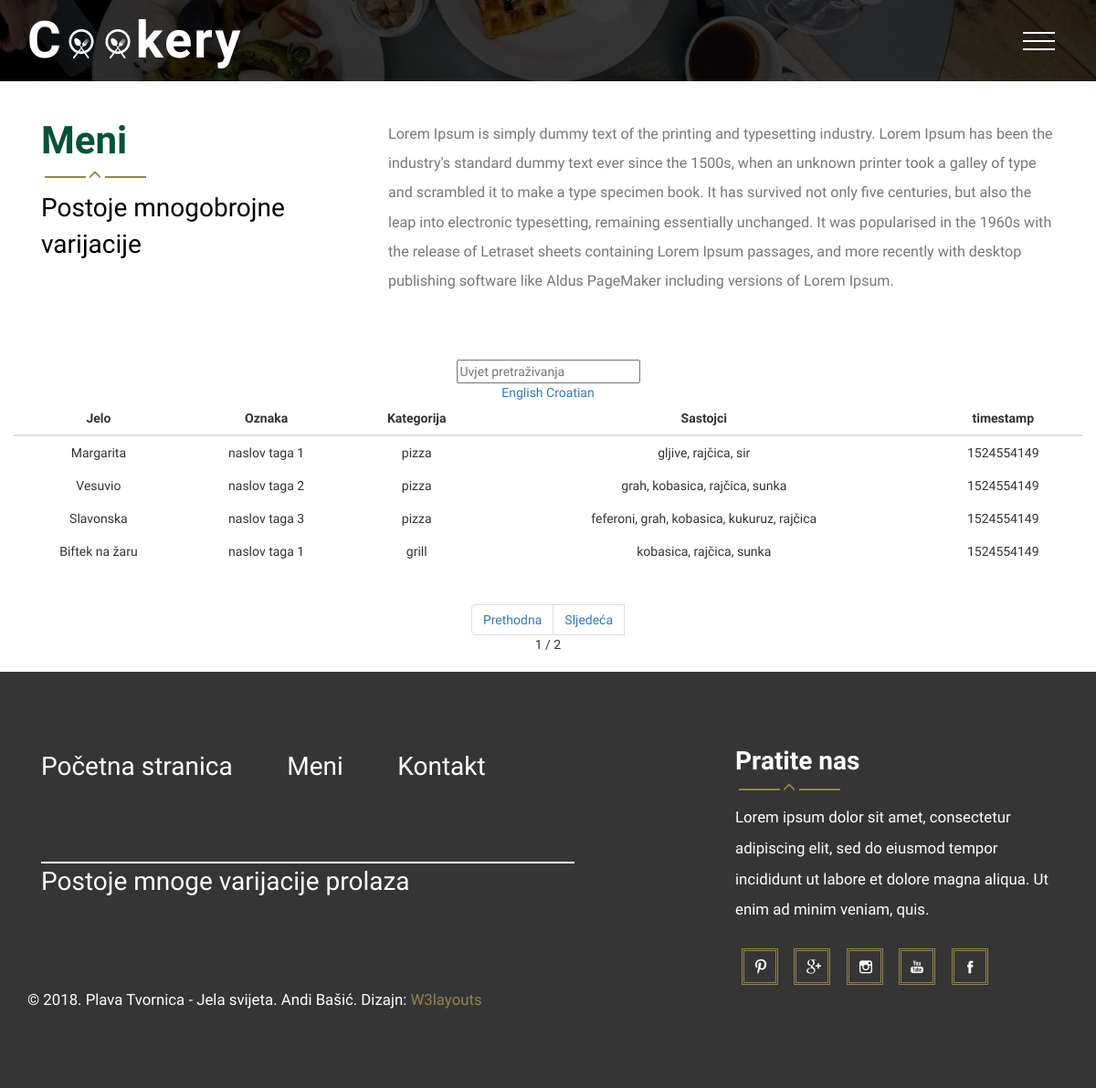
Page /menu.php?lang=hr on the committed database.
### tables this page shows
create table jelo(
sifra int not null primary key auto_increment,
nazivJelo varchar(50) not null,
nazivJelo_en varchar(50) not null,
opis varchar(50),
cijena int,
tag int not null,
status varchar(15) not null default 'created',
vrijeme_kreiranja int not null,
kategorija int null

);

create table tag(
sifra int not null primary key auto_increment,
nazivTag varchar(50) not null,
nazivTag_en varchar(50) not null,
slug varchar(50) not null

);

create table kategorija(
sifra int not null primary key auto_increment,
nazivKategorija varchar(50) not null,
nazivKategorija_en varchar(50) not null,
slug varchar(50) not null

);

### lang/hr.php (called while the page is built)
<?php
$lang=array(
	'hello' => 'Hello',
	'home' => 'Početna stranica',
	'menu' => 'Meni',
	'contact' => 'Kontakt',
	'hello1' => 'Pozdrav i dobrodošli na Jela Svijeta',
	'about' => 'O nama',
	'variation' => 'Postoje mnogobrojne varijacije',
	'food' => 'Hrana',
	'follow' => 'Pratite nas',
	'variation1' => 'Postoje mnoge varijacije prolaza',
	'design' => 'Dizajn: ',
	'previous' => 'Prethodna',
	'next' => 'Sljedeća',
	'term' => 'Uvjet pretraživanja',
	'meal' => 'Jelo',
	'tag' => 'Oznaka',
	'category' => 'Kategorija',
	'ingredient' => 'Sastojci'
);
?>

### menu.php (the view, shortened to what this page needs)
<?php include_once 'konfiguracija.php';
$per_page = isset($_GET["per_page"]) ? $_GET["per_page"] : 4;
$page = isset($_GET["page"]) ? $_GET["page"] : 1;
?>
<!DOCTYPE html>
<html>
<head>
  <?php include_once 'include/head.php'; ?>
</head>
<body>
  <?php include_once 'include/menu-menu.php'; ?>
  <?php include_once 'include/content-menu.php'; ?>
  <section class="head index-part-1">
    <div class="wow">
      <div class="container">
        <div class="row">
         <div class="font-1 helmet text-center">
           <form method="get">
            <input type="text" name="with"
            placeholder="<?php echo $lang['term'];?>"
            value="<?php echo isset($_GET["with"]) ? $_GET["with"] : "" ?>" />
          </form>
          <ul>
           <a href="?lang=en">English</a>
           <a href="?lang=hr">Croatian</a>
         </ul>
         <?php
         $with = "%" . (isset($_GET["with"]) ? $_GET["with"] : "") . "%";
         switch($_SESSION['lang']){
          case "hr":
          $izraz = $veza->prepare("
            select
            count(DISTINCT a.sifra)
            from jelo a
            inner join tag b on a.tag=b.sifra
            inner join kategorija c on a.kategorija=c.sifra
            inner join jelo_sastojak d on a.sifra=d.jelo
            inner join sastojak e on d.sastojak=e.sifra
            where concat(a.nazivJelo,b.nazivTag,c.nazivKategorija,e.nazivSastojak) like :with");
          $izraz->execute(array("with"=>$with));
          $ukupnoRedova = $izraz->fetchColumn();
          break;
        }
        ?>
        <div class="table-responsive">
          <table class="table">
            <thead>
              <tr>
                <th><?php echo $lang['meal'];?></th>
                <th><?php echo $lang['tag'];?></th>
                <th><?php echo $lang['category'];?></th>
                <th><?php echo $lang['ingredient'];?></th>
                <th><?php echo 'timestamp'?></th>
              </tr>
            </thead>
            <tbody>
              <?php
              switch($_SESSION['lang']){
                case "hr":
                $izraz = $veza->prepare("
                  select
                  a.sifra,
                  a.nazivJelo,
                  a.opis,
                  a.cijena,
                  a.vrijeme_kreiranja,
                  b.nazivTag,
                  c.nazivKategorija,
                  GROUP_CONCAT(DISTINCT e.nazivSastojak SEPARATOR ', ') as nazivSastojak
                  from jelo a
                  inner join tag b on a.tag=b.sifra
                  inner join kategorija c on a.kategorija=c.sifra
                  inner join jelo_sastojak d on a.sifra=d.jelo
                  inner join sastojak e on d.sastojak=e.sifra
                  where concat(a.nazivJelo,b.nazivTag,c.nazivKategorija,e.nazivSastojak) like :with
                  group by a.sifra, a.nazivJelo order by 1 limit :page, :per_page
                  ");
                $izraz->bindValue("page", $page * $per_page -  $per_page, PDO::PARAM_INT);
                $izraz->bindValue("per_page", $per_page, PDO::PARAM_INT);
                $izraz->bindParam("with", $with);
                $izraz->execute();
                $rezultati = $izraz->fetchAll(PDO::FETCH_OBJ);
                break;
              }
              ?>
              <?php
              foreach ($rezultati as $red):
               ?>
               <tr>
                <td><?php echo $red->nazivJelo; ?></td>
                <td><?php echo $red->nazivTag; ?></td>
                <td><?php echo $red->nazivKategorija; ?></td>
                <td><?php echo $red->nazivSastojak; ?></td>
                <td><?php echo $red->vrijeme_kreiranja; ?></td>
              </tr>
            <?php endforeach; ?>
          </tbody>
        </table>
        <?php
        if($ukupnoRedova>$per_page){
          include 'paginacija.php';
        }
        ?>
      </div>
    </div>
  </div>
</div>
</div>
</section>
<?php include_once 'include/footer.php'; ?>
</body>
</html>

### css/style.css (style rules this page uses)
body { background:#fff; font-family: 'Open Sans Condensed', sans-serif; }
body a { transition: 0.5s all; -webkit-transition: 0.5s all; -o-transition: 0.5s all; -moz-transition: 0.5s all; -ms-transition: 0.5s all; }
ul { padding: 0; margin: 0; }
.head { min-height:89px; }
.table > thead > tr > th, .table > tbody > tr > th, .table > tfoot > tr > th, .table > thead > tr > td, .table > tbody > tr > td, .table > tfoot > tr > td { padding: 8px; line-height: 1.42857143; vertical-align: top; border-top: none; }

### css/styles.css (style rules this page uses)
body { background:#fff; font-family: 'Open Sans Condensed', sans-serif; }

### menu.php (style rules this page uses)
body > section > div > div > div > div > div > table > thead > tr > th:nth-child(1), body > section > div > div > div > div > div > table > thead > tr > th:nth-child(2), body > section > div > div > div > div > div > table > thead > tr > th:nth-child(3), body > section > div > div > div > div > div > table > thead > tr > th:nth-child(4), body > section > div > div > div > div > div > table > thead > tr > th:nth-child(5) { text-align: center; }

### rows in the picture
jelo: nazivJelo "Margarita", tag.nazivTag "naslov taga 1", kategorija.nazivKategorija "pizza", nazivSastojak "gljive, rajčica, sir", vrijeme_kreiranja "1524554149"
jelo: nazivJelo "Vesuvio", tag.nazivTag "naslov taga 2", kategorija.nazivKategorija "pizza", nazivSastojak "grah, kobasica, rajčica, sunka", vrijeme_kreiranja "1524554149"
jelo: nazivJelo "Slavonska", tag.nazivTag "naslov taga 3", kategorija.nazivKategorija "pizza", nazivSastojak "feferoni, grah, kobasica, kukuruz, rajčica", vrijeme_kreiranja "1524554149"
jelo: nazivJelo "Biftek na žaru", tag.nazivTag "naslov taga 1", kategorija.nazivKategorija "grill", nazivSastojak "kobasica, rajčica, sunka", vrijeme_kreiranja "1524554149"

### other values in the picture
$lang['menu'] "Meni"
$lang['variation'] "Postoje mnogobrojne varijacije"
$lang['meal'] "Jelo"
$lang['tag'] "Oznaka"
$lang['category'] "Kategorija"
$lang['ingredient'] "Sastojci"
$lang['previous'] "Prethodna"
$lang['next'] "Sljedeća"
$page "1"
$ukupnoStranica "2"
$lang['home'] "Početna stranica"
$lang['contact'] "Kontakt"
$lang['variation1'] "Postoje mnoge varijacije prolaza"
$lang['follow'] "Pratite nas"
$lang['design'] "Dizajn:"
